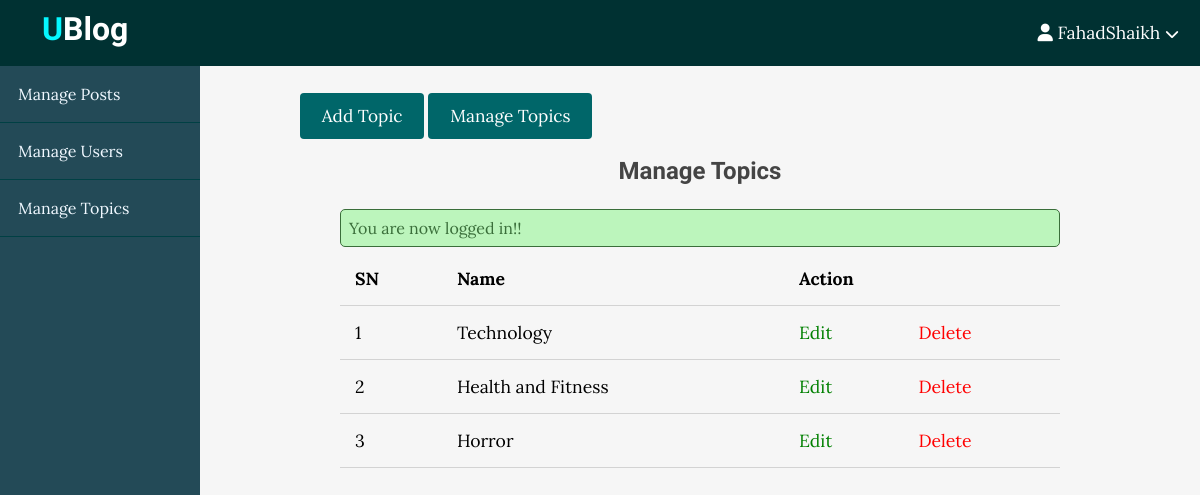
/admin/topics/index_topics.php (signed in), run on the app's committed database.
### tables this page shows
CREATE TABLE `topic` (
  `id` int(11) NOT NULL,
  `name` varchar(100) NOT NULL,
  `description` varchar(300) NOT NULL,
  `cadmin_id` int(11) DEFAULT NULL
);

### app/controllers/topics.php (called while the page is built, shortened)
<?php
include(ROOT_PATH . "/app/database/db.php");
$table = 'topic';
$topics = selectAll($table);
?>

### app/database/db.php (called while the page is built, shortened)
<?php
require('connect.php');
function selectAll($table, $conditions = []){
    global $conn;
    $sql = "SELECT * FROM $table";
    if(empty($conditions)){
        $stmt = $conn->prepare($sql);
        $stmt->execute();
        $records = $stmt->get_result()->fetch_all(MYSQLI_ASSOC);
        return $records;
    }
}
?>

### admin/topics/index_topics.php (the view, shortened to what this page needs)
<?php include(ROOT_PATH . "/app/controllers/topics.php");
?>
<!DOCTYPE html>
<html lang="en">
<head>
    <link rel="stylesheet" href="../../assets/css/style.css">
    <link rel="stylesheet" href="../../assets/css/admin.css">
</head>
<body>
    <?php include(ROOT_PATH . "/app/includes/adminHeader.php"); ?>
    <div class="admin-wrapper">
        <?php include(ROOT_PATH . "/app/includes/adminSidebar.php"); ?>
        <div class="admin-content">
            <div class="button-group">
                <a href="create_topics.php" class="btn btn-big">Add Topic</a>
                <a href="index_topics.php" class="btn btn-big">Manage Topics</a>
            </div>
            <div class="content">
                <h2 class="page-title">Manage Topics</h2>
                <?php include(ROOT_PATH . "/app/includes/messages.php");?>
                <table>
                    <thead>
                        <th>SN</th>
                        <th>Name</th>
                        <th colspan="2">Action</th>
                    </thead>
                    <tbody>
                        <?php foreach($topics as $key => $topic): ?>
                            <tr>
                                <td><?php echo $key + 1; ?></td>
                                <td><?php echo $topic['name'];?></td>
                                <td><a href="edit_topics.php?id=<?php echo $topic['id'];?>" class="edit">Edit</a></td>
                                <td><a href="index_topics.php?del_id=<?php echo $topic['id'];?>" class="delete">Delete</a></td>
                            </tr>
                        <?php endforeach;?>
                    </tbody>
                </table>
            </div>
        </div>
    </div>
</body>
</html>

### assets/css/style.css (style rules this page uses)
* { box-sizing: border-box; }
html,body { height:100%; padding:0px; margin:0px; background-color: #f6f6f6; font-family:'Lora', serif; }
h1,h2,h3,h4,h5,h6 { font-family: 'Candal',serif; color:#444; margin:5px; }
a { text-decoration: none; color:inherit; }
.btn { padding: 0.5rem 1rem; background:#006669; color: white; border: 1px solid transparent; border-radius: 0.25rem; font-size: 1.08em; font-family: 'Lora',serif; }
.btn-big { padding:.7rem 1.3rem; line-height:1.3rem; }
.content { width:90%; margin:30px auto 30px; }

### assets/css/admin.css (style rules this page uses)
.admin-wrapper { display: flex; height: calc(100% - 66px); }
.admin-wrapper .admin-content { flex: 8; height: 100%; padding: 40px 100px 100px; overflow-y: scroll; }
.admin-content .page-title { text-align: center; margin-bottom: 1.5rem; }
table { width: 100%; border-collapse: collapse; font-size: 1.1rem; }
th, td { padding: 15px; text-align: left; border-bottom: 1px solid #d3d3d3; }
.edit { color: green; }
.delete { color: red; }

### data on the page
topic: name "Technology"
topic: name "Health and Fitness"
topic: name "Horror"

### other printed values
$_SESSION['username'] "FahadShaikh"
$_SESSION['message'] "You are now logged in!!"
